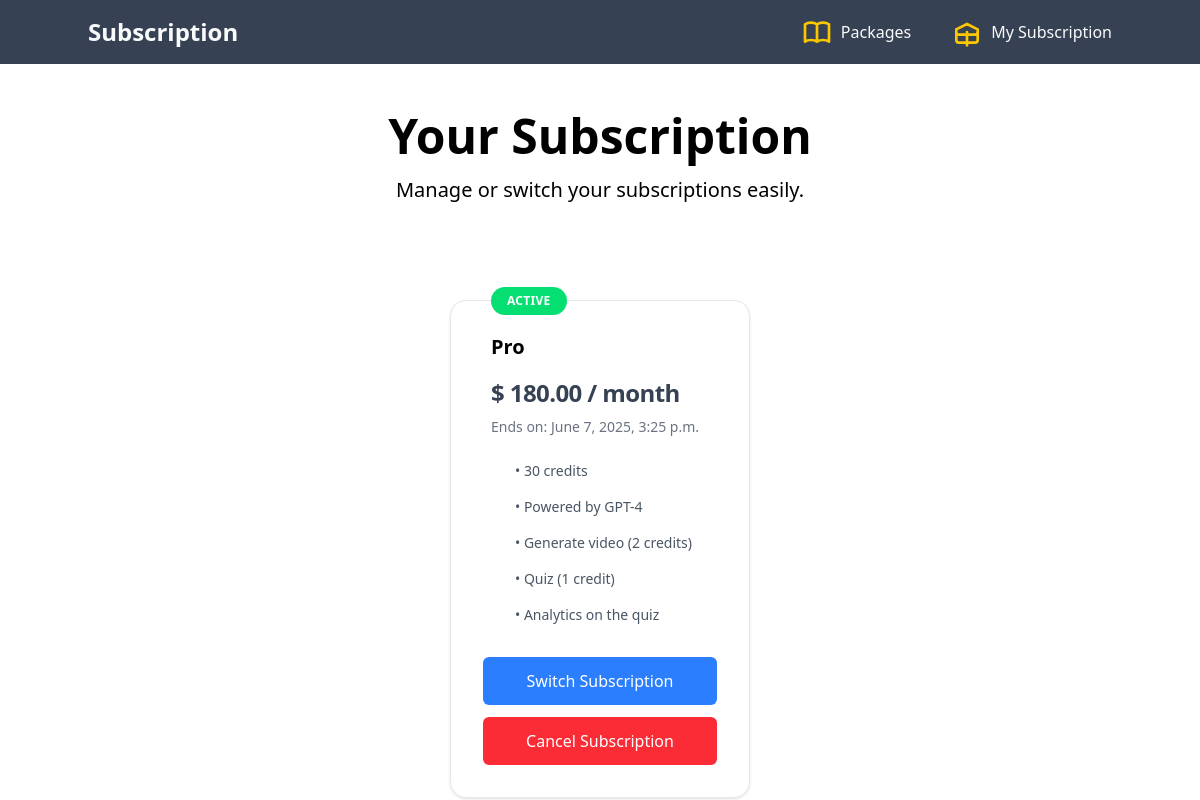
Before: /package/my-subscription (signed in) with the older database file.
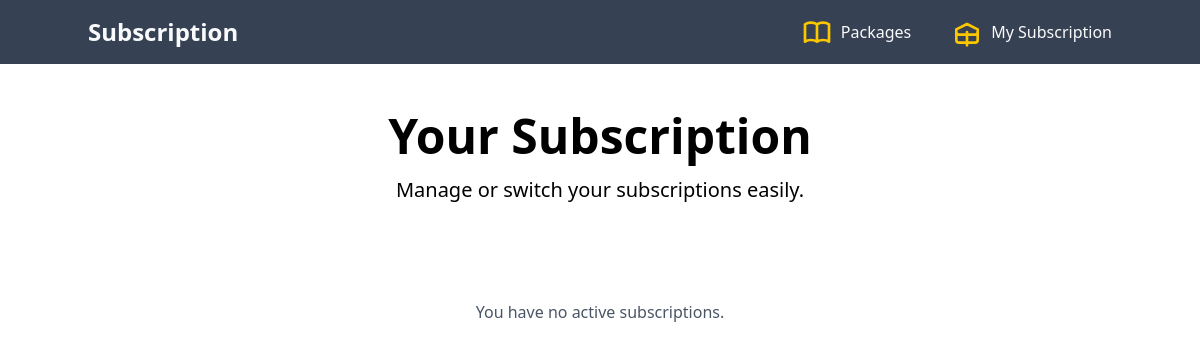
After: the same page with the newer database file.
### subscription/models.py (models this page shows, shortened)
class Subscription(models.Model):
    user = models.ForeignKey(User, on_delete=models.CASCADE, related_name='subscription_user')
    package = models.ForeignKey(Package, on_delete=models.CASCADE, related_name='subscription_package')
    start_date = models.DateTimeField(auto_now_add=True)
    end_date = models.DateTimeField(blank=True, null=True)
    stripe_subscription_id = models.CharField(max_length=100, blank=True)
    is_active = models.BooleanField(default=False)

class Package(models.Model):
    name = models.CharField(max_length=255, blank=True, null=True)
    price = models.DecimalField(max_digits=10, decimal_places=2, default=0)
    description = models.TextField(blank=True, null=True)
    interval = models.CharField(max_length=10, choices=SUBSCRIPTION_TYPE, default='month')
    stripe_product_id = models.CharField(max_length=100, blank=True)
    stripe_price_id = models.CharField(max_length=100, blank=True)
    discount = models.DecimalField(help_text='Set discount percentages.',max_digits=10, decimal_places=2, default=0)
    discount_price = models.DecimalField(max_digits=10, decimal_places=2, default=0)
    is_active = models.BooleanField(default=True)

### subscription/views.py (the view)
# urls.py: path('my-subscription', views.my_subscription, name='my-subscription')
def my_subscription(request):
    user = request.user
    subscription = Subscription.objects.filter(user=user, is_active=True)
    context = {
        'subscriptions': subscription
    }
    return render(request, 'subscription/my_subscription.html', context=context)

### templates/subscription/my_subscription.html (shortened to what this page needs)
{% extends 'base.html' %}
{% load static %}
{% block body %}
<div class="">
    <div>
        <h2 class="text-3xl font-bold text-center mt-12 sm:text-5xl">Your Subscription</h2>
        <p class="max-w-3xl mx-auto mt-4 text-xl text-center">Manage or switch your subscriptions easily.</p>
    </div>
    <div class="flex flex-row justify-center items-center flex-wrap mt-24 w-full">
        {% for subscription in subscriptions %}
        <div class="relative p-8 border border-gray-200 rounded-2xl shadow-sm flex flex-col w-1/4">
            <div class="flex-1 px-2">
                <h3 class="text-xl font-semibold">{{ subscription.package.name }}</h3>
                <p
                    class="absolute top-0 py-1.5 px-4 bg-green-400 text-white rounded-full text-xs font-semibold uppercase tracking-wide transform -translate-y-1/2">
                    Active
                </p>
                <p class="mt-4 text-2xl font-semibold tracking-tight text-gray-700">$ {{ subscription.package.discount_price }} / {{ subscription.package.interval }}</p>
                <p class="mt-2 text-sm text-gray-500">Ends on: {{ subscription.end_date|date:"F j, Y, g:i a" }}</p>
                <ul role="list" class="mt-6 space-y-4 text-sm text-gray-600 pl-6">
                    <li>• 30 credits</li>
                    <li>• Powered by GPT-4</li>
                    <li>• Generate video (2 credits)</li>
                    <li>• Quiz (1 credit)</li>
                    <li>• Analytics on the quiz</li>
                </ul>
            </div>
            <div class="mt-8 space-y-3">
                <a href="{% url 'package' %}"
                    class="block w-full py-3 px-6 text-center font-medium text-white bg-blue-500 hover:bg-blue-600 rounded-md">
                    Switch Subscription
                </a>
                <form method="post" action="{% url 'cancel_subscription' subscription.id %}">
                    <button type="submit"
                        class="block w-full py-3 px-6 text-center font-medium text-white bg-red-500 hover:bg-red-600 rounded-md">
                        Cancel Subscription
                    </button>
                </form>
            </div>
        </div>
        {% empty %}
        <p class="col-span-full text-center text-gray-600">You have no active subscriptions.</p>
        {% endfor %}
    </div>
</div>
{% endblock %}

Changed rows visible on the page:
no longer on this page (row edited): Subscription: package.name "Pro", package.discount_price "180.00", package.interval "month", end_date "June 7, 2025, 3:25 p.m."
Other visible differences:
text now shown: "You have no active subscriptions."
